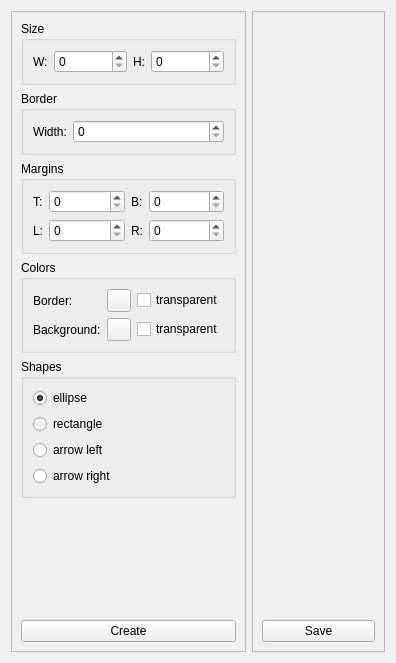
<?xml version="1.0" encoding="UTF-8"?>
<ui version="4.0">
 <class>CreatorButton</class>
 <widget class="QWidget" name="CreatorButton">
  <property name="geometry">
   <rect>
    <x>0</x>
    <y>0</y>
    <width>396</width>
    <height>663</height>
   </rect>
  </property>
  <property name="sizePolicy">
   <sizepolicy hsizetype="Fixed" vsizetype="Preferred">
    <horstretch>0</horstretch>
    <verstretch>0</verstretch>
   </sizepolicy>
  </property>
  <property name="windowTitle">
   <string>Creator buttons</string>
  </property>
  <layout class="QHBoxLayout" name="horizontalLayout">
   <item>
    <widget class="QFrame" name="frame">
     <property name="sizePolicy">
      <sizepolicy hsizetype="Fixed" vsizetype="Preferred">
       <horstretch>0</horstretch>
       <verstretch>0</verstretch>
      </sizepolicy>
     </property>
     <property name="frameShape">
      <enum>QFrame::StyledPanel</enum>
     </property>
     <property name="frameShadow">
      <enum>QFrame::Raised</enum>
     </property>
     <layout class="QVBoxLayout" name="verticalLayout">
      <item>
       <widget class="QGroupBox" name="groupBox">
        <property name="title">
         <string>Size</string>
        </property>
        <layout class="QHBoxLayout" name="horizontalLayout_2">
         <item>
          <widget class="QLabel" name="label">
           <property name="sizePolicy">
            <sizepolicy hsizetype="Fixed" vsizetype="Preferred">
             <horstretch>0</horstretch>
             <verstretch>0</verstretch>
            </sizepolicy>
           </property>
           <property name="text">
            <string>W:</string>
           </property>
          </widget>
         </item>
         <item>
          <widget class="QSpinBox" name="sb_w"/>
         </item>
         <item>
          <widget class="QLabel" name="label_2">
           <property name="sizePolicy">
            <sizepolicy hsizetype="Fixed" vsizetype="Preferred">
             <horstretch>0</horstretch>
             <verstretch>0</verstretch>
            </sizepolicy>
           </property>
           <property name="text">
            <string>H:</string>
           </property>
          </widget>
         </item>
         <item>
          <widget class="QSpinBox" name="sb_h"/>
         </item>
        </layout>
       </widget>
      </item>
      <item>
       <widget class="QGroupBox" name="groupBox_2">
        <property name="title">
         <string>Border</string>
        </property>
        <layout class="QHBoxLayout" name="horizontalLayout_3">
         <item>
          <widget class="QLabel" name="label_3">
           <property name="sizePolicy">
            <sizepolicy hsizetype="Fixed" vsizetype="Preferred">
             <horstretch>0</horstretch>
             <verstretch>0</verstretch>
            </sizepolicy>
           </property>
           <property name="text">
            <string>Width:</string>
           </property>
          </widget>
         </item>
         <item>
          <widget class="QSpinBox" name="sb_border_w"/>
         </item>
        </layout>
       </widget>
      </item>
      <item>
       <widget class="QGroupBox" name="groupBox_3">
        <property name="title">
         <string>Margins</string>
        </property>
        <layout class="QHBoxLayout" name="horizontalLayout_4">
         <item>
          <layout class="QGridLayout" name="gridLayout">
           <item row="0" column="2">
            <widget class="QLabel" name="label_7">
             <property name="sizePolicy">
              <sizepolicy hsizetype="Fixed" vsizetype="Preferred">
               <horstretch>0</horstretch>
               <verstretch>0</verstretch>
              </sizepolicy>
             </property>
             <property name="text">
              <string>B:</string>
             </property>
            </widget>
           </item>
           <item row="0" column="1">
            <widget class="QSpinBox" name="sb_margin_t"/>
           </item>
           <item row="0" column="3">
            <widget class="QSpinBox" name="sb_margin_b"/>
           </item>
           <item row="0" column="0">
            <widget class="QLabel" name="label_6">
             <property name="sizePolicy">
              <sizepolicy hsizetype="Fixed" vsizetype="Preferred">
               <horstretch>0</horstretch>
               <verstretch>0</verstretch>
              </sizepolicy>
             </property>
             <property name="text">
              <string>T:</string>
             </property>
            </widget>
           </item>
           <item row="1" column="0">
            <widget class="QLabel" name="label_4">
             <property name="sizePolicy">
              <sizepolicy hsizetype="Fixed" vsizetype="Preferred">
               <horstretch>0</horstretch>
               <verstretch>0</verstretch>
              </sizepolicy>
             </property>
             <property name="text">
              <string>L:</string>
             </property>
            </widget>
           </item>
           <item row="1" column="1">
            <widget class="QSpinBox" name="sb_margin_l"/>
           </item>
           <item row="1" column="2">
            <widget class="QLabel" name="label_5">
             <property name="sizePolicy">
              <sizepolicy hsizetype="Fixed" vsizetype="Preferred">
               <horstretch>0</horstretch>
               <verstretch>0</verstretch>
              </sizepolicy>
             </property>
             <property name="text">
              <string>R:</string>
             </property>
            </widget>
           </item>
           <item row="1" column="3">
            <widget class="QSpinBox" name="sb_margin_r"/>
           </item>
          </layout>
         </item>
        </layout>
       </widget>
      </item>
      <item>
       <widget class="QGroupBox" name="groupBox_4">
        <property name="title">
         <string>Colors</string>
        </property>
        <layout class="QHBoxLayout" name="horizontalLayout_5">
         <item>
          <layout class="QGridLayout" name="gridLayout_2">
           <item row="1" column="0">
            <widget class="QLabel" name="label_9">
             <property name="sizePolicy">
              <sizepolicy hsizetype="Fixed" vsizetype="Preferred">
               <horstretch>0</horstretch>
               <verstretch>0</verstretch>
              </sizepolicy>
             </property>
             <property name="text">
              <string>Background:</string>
             </property>
            </widget>
           </item>
           <item row="1" column="1">
            <widget class="QToolButton" name="btn_background_color"/>
           </item>
           <item row="0" column="1">
            <widget class="QToolButton" name="btn_border_color"/>
           </item>
           <item row="0" column="0">
            <widget class="QLabel" name="label_8">
             <property name="sizePolicy">
              <sizepolicy hsizetype="Fixed" vsizetype="Preferred">
               <horstretch>0</horstretch>
               <verstretch>0</verstretch>
              </sizepolicy>
             </property>
             <property name="text">
              <string>Border:</string>
             </property>
            </widget>
           </item>
           <item row="0" column="2">
            <widget class="QCheckBox" name="cb_border_color_transparent">
             <property name="text">
              <string>transparent</string>
             </property>
            </widget>
           </item>
           <item row="1" column="2">
            <widget class="QCheckBox" name="cb_background_color_transparent">
             <property name="text">
              <string>transparent</string>
             </property>
            </widget>
           </item>
          </layout>
         </item>
        </layout>
       </widget>
      </item>
      <item>
       <widget class="QGroupBox" name="groupBox_5">
        <property name="title">
         <string>Shapes</string>
        </property>
        <layout class="QVBoxLayout" name="verticalLayout_3">
         <item>
          <widget class="QRadioButton" name="rb_shapes_ellipse">
           <property name="text">
            <string>ellipse</string>
           </property>
           <property name="checked">
            <bool>true</bool>
           </property>
          </widget>
         </item>
         <item>
          <widget class="QRadioButton" name="rb_shapes_rectangle">
           <property name="text">
            <string>rectangle</string>
           </property>
          </widget>
         </item>
         <item>
          <widget class="QRadioButton" name="rb_shapes_arrow_left">
           <property name="text">
            <string>arrow left</string>
           </property>
          </widget>
         </item>
         <item>
          <widget class="QRadioButton" name="rb_shapes_arrow_right">
           <property name="text">
            <string>arrow right</string>
           </property>
          </widget>
         </item>
        </layout>
       </widget>
      </item>
      <item>
       <spacer name="verticalSpacer">
        <property name="orientation">
         <enum>Qt::Vertical</enum>
        </property>
        <property name="sizeHint" stdset="0">
         <size>
          <width>20</width>
          <height>40</height>
         </size>
        </property>
       </spacer>
      </item>
      <item>
       <widget class="QPushButton" name="btn_create">
        <property name="text">
         <string>Create</string>
        </property>
       </widget>
      </item>
     </layout>
    </widget>
   </item>
   <item>
    <widget class="QFrame" name="frame_2">
     <property name="frameShape">
      <enum>QFrame::StyledPanel</enum>
     </property>
     <property name="frameShadow">
      <enum>QFrame::Raised</enum>
     </property>
     <layout class="QVBoxLayout" name="verticalLayout_2">
      <item>
       <widget class="QLabel" name="lbl_picture"/>
      </item>
      <item>
       <spacer name="verticalSpacer_2">
        <property name="orientation">
         <enum>Qt::Vertical</enum>
        </property>
        <property name="sizeHint" stdset="0">
         <size>
          <width>20</width>
          <height>40</height>
         </size>
        </property>
       </spacer>
      </item>
      <item>
       <widget class="QPushButton" name="btn_save_to">
        <property name="text">
         <string>Save</string>
        </property>
       </widget>
      </item>
     </layout>
    </widget>
   </item>
  </layout>
 </widget>
 <tabstops>
  <tabstop>sb_w</tabstop>
  <tabstop>sb_h</tabstop>
  <tabstop>sb_border_w</tabstop>
  <tabstop>sb_margin_t</tabstop>
  <tabstop>sb_margin_b</tabstop>
  <tabstop>sb_margin_l</tabstop>
  <tabstop>sb_margin_r</tabstop>
  <tabstop>btn_create</tabstop>
  <tabstop>btn_save_to</tabstop>
 </tabstops>
 <resources/>
 <connections/>
</ui>
